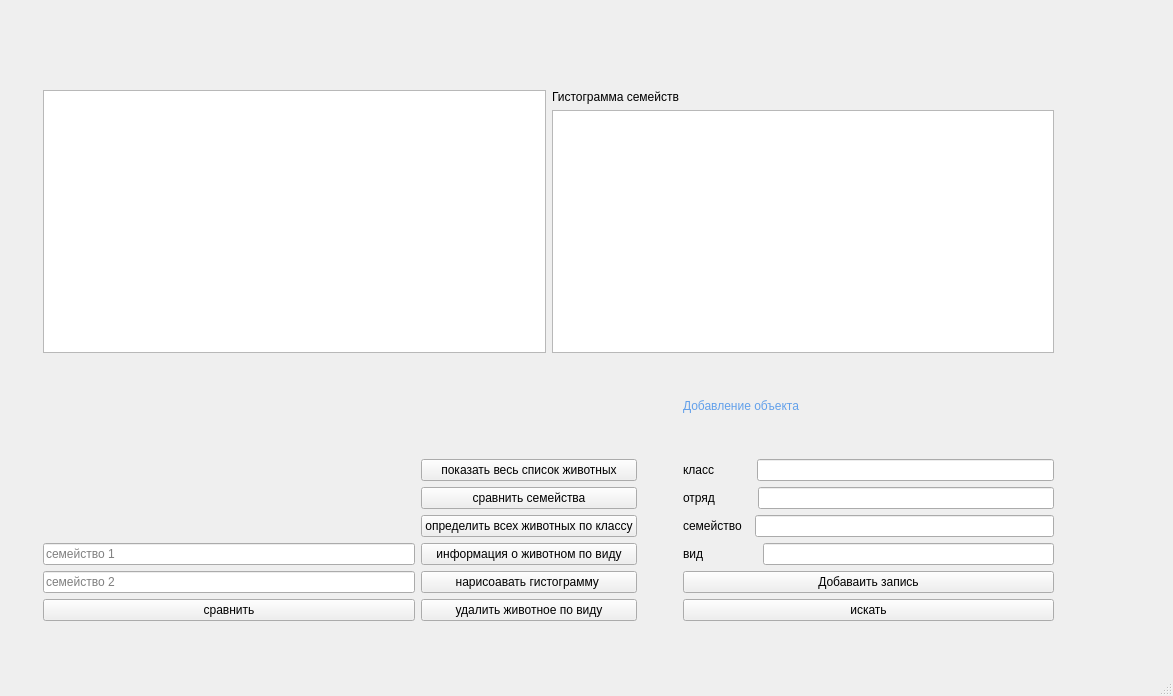
<?xml version="1.0" encoding="UTF-8"?>
<ui version="4.0">
 <class>MainWindow</class>
 <widget class="QMainWindow" name="MainWindow">
  <property name="geometry">
   <rect>
    <x>0</x>
    <y>0</y>
    <width>1173</width>
    <height>696</height>
   </rect>
  </property>
  <property name="windowTitle">
   <string>MainWindow</string>
  </property>
  <property name="styleSheet">
   <string notr="true"/>
  </property>
  <widget class="QWidget" name="centralwidget">
   <widget class="QWidget" name="verticalLayoutWidget_3">
    <property name="geometry">
     <rect>
      <x>43</x>
      <y>90</y>
      <width>1011</width>
      <height>531</height>
     </rect>
    </property>
    <layout class="QVBoxLayout" name="verticalLayout_2">
     <item>
      <layout class="QHBoxLayout" name="horizontalLayout_8"/>
     </item>
     <item>
      <layout class="QHBoxLayout" name="horizontalLayout_12">
       <item>
        <widget class="QTextEdit" name="textEdit">
         <property name="focusPolicy">
          <enum>Qt::NoFocus</enum>
         </property>
         <property name="contextMenuPolicy">
          <enum>Qt::NoContextMenu</enum>
         </property>
         <property name="verticalScrollBarPolicy">
          <enum>Qt::ScrollBarAlwaysOff</enum>
         </property>
         <property name="horizontalScrollBarPolicy">
          <enum>Qt::ScrollBarAlwaysOff</enum>
         </property>
         <property name="sizeAdjustPolicy">
          <enum>QAbstractScrollArea::AdjustToContentsOnFirstShow</enum>
         </property>
        </widget>
       </item>
       <item>
        <layout class="QVBoxLayout" name="verticalLayout_4">
         <item>
          <widget class="QLabel" name="label_2">
           <property name="text">
            <string>Гистограмма семейств </string>
           </property>
          </widget>
         </item>
         <item>
          <widget class="QGraphicsView" name="graphicsView"/>
         </item>
        </layout>
       </item>
       <item>
        <layout class="QVBoxLayout" name="verticalLayout_6"/>
       </item>
      </layout>
     </item>
     <item>
      <layout class="QHBoxLayout" name="horizontalLayout_7">
       <item>
        <layout class="QVBoxLayout" name="verticalLayout_8">
         <item>
          <spacer name="verticalSpacer_2">
           <property name="orientation">
            <enum>Qt::Vertical</enum>
           </property>
           <property name="sizeHint" stdset="0">
            <size>
             <width>20</width>
             <height>40</height>
            </size>
           </property>
          </spacer>
         </item>
         <item>
          <layout class="QHBoxLayout" name="horizontalLayout_9">
           <item>
            <widget class="QLineEdit" name="sem1">
             <property name="placeholderText">
              <string>семейство 1</string>
             </property>
            </widget>
           </item>
          </layout>
         </item>
         <item>
          <layout class="QHBoxLayout" name="horizontalLayout_10">
           <item>
            <widget class="QLineEdit" name="sem2">
             <property name="placeholderText">
              <string>семейство 2</string>
             </property>
            </widget>
           </item>
          </layout>
         </item>
         <item>
          <widget class="QPushButton" name="compare">
           <property name="text">
            <string>сравнить</string>
           </property>
          </widget>
         </item>
        </layout>
       </item>
       <item>
        <layout class="QVBoxLayout" name="verticalLayout">
         <item>
          <spacer name="verticalSpacer">
           <property name="orientation">
            <enum>Qt::Vertical</enum>
           </property>
           <property name="sizeHint" stdset="0">
            <size>
             <width>20</width>
             <height>40</height>
            </size>
           </property>
          </spacer>
         </item>
         <item>
          <widget class="QPushButton" name="pushButton_6">
           <property name="text">
            <string>показать весь список животных</string>
           </property>
          </widget>
         </item>
         <item>
          <widget class="QPushButton" name="pushButton">
           <property name="text">
            <string>сравнить семейства</string>
           </property>
          </widget>
         </item>
         <item>
          <widget class="QPushButton" name="pushButton_7">
           <property name="text">
            <string>определить всех животных по классу</string>
           </property>
          </widget>
         </item>
         <item>
          <widget class="QPushButton" name="pushButton_5">
           <property name="text">
            <string>информация о животном по виду</string>
           </property>
          </widget>
         </item>
         <item>
          <widget class="QPushButton" name="pushButton_4">
           <property name="text">
            <string>нарисоавать гистограмму </string>
           </property>
          </widget>
         </item>
         <item>
          <widget class="QPushButton" name="pushButton_2">
           <property name="text">
            <string>удалить животное по виду</string>
           </property>
          </widget>
         </item>
        </layout>
       </item>
       <item>
        <spacer name="horizontalSpacer">
         <property name="orientation">
          <enum>Qt::Horizontal</enum>
         </property>
         <property name="sizeType">
          <enum>QSizePolicy::Preferred</enum>
         </property>
         <property name="sizeHint" stdset="0">
          <size>
           <width>40</width>
           <height>20</height>
          </size>
         </property>
        </spacer>
       </item>
       <item>
        <layout class="QHBoxLayout" name="horizontalLayout_6">
         <item>
          <layout class="QVBoxLayout" name="verticalLayout_3">
           <item>
            <layout class="QHBoxLayout" name="horizontalLayout_2">
             <item>
              <widget class="QLabel" name="label_6">
               <property name="enabled">
                <bool>true</bool>
               </property>
               <property name="styleSheet">
                <string notr="true">color:rgb(98, 160, 234);
font: 700 italic 14pt &quot;Cantarell&quot;;</string>
               </property>
               <property name="text">
                <string>&lt;html&gt;&lt;head/&gt;&lt;body&gt;                         Добавление объекта&lt;/body&gt;&lt;/html&gt;</string>
               </property>
              </widget>
             </item>
            </layout>
           </item>
           <item>
            <layout class="QHBoxLayout" name="horizontalLayout">
             <item>
              <widget class="QLabel" name="label">
               <property name="text">
                <string>класс           </string>
               </property>
              </widget>
             </item>
             <item>
              <widget class="QLineEdit" name="lineEdit">
               <property name="styleSheet">
                <string notr="true">font: 700 italic 11pt &quot;Cantarell&quot;;
font: italic 11pt &quot;Cantarell&quot;;</string>
               </property>
               <property name="placeholderText">
                <string/>
               </property>
              </widget>
             </item>
            </layout>
           </item>
           <item>
            <layout class="QHBoxLayout" name="horizontalLayout_5">
             <item>
              <widget class="QLabel" name="label_5">
               <property name="text">
                <string>отряд           </string>
               </property>
              </widget>
             </item>
             <item>
              <widget class="QLineEdit" name="lineEdit_6">
               <property name="styleSheet">
                <string notr="true">font: italic 11pt &quot;Cantarell&quot;;</string>
               </property>
              </widget>
             </item>
            </layout>
           </item>
           <item>
            <layout class="QHBoxLayout" name="horizontalLayout_4">
             <item>
              <widget class="QLabel" name="label_4">
               <property name="text">
                <string>семейство  </string>
               </property>
              </widget>
             </item>
             <item>
              <widget class="QLineEdit" name="lineEdit_5">
               <property name="styleSheet">
                <string notr="true">font: italic 11pt &quot;Cantarell&quot;;</string>
               </property>
              </widget>
             </item>
            </layout>
           </item>
           <item>
            <layout class="QHBoxLayout" name="horizontalLayout_3">
             <item>
              <widget class="QLabel" name="label_3">
               <property name="text">
                <string>вид                </string>
               </property>
              </widget>
             </item>
             <item>
              <widget class="QLineEdit" name="lineEdit_3">
               <property name="styleSheet">
                <string notr="true">font: italic 11pt &quot;Cantarell&quot;;</string>
               </property>
              </widget>
             </item>
            </layout>
           </item>
           <item>
            <widget class="QPushButton" name="pushButton_3">
             <property name="text">
              <string>Добаваить запись</string>
             </property>
            </widget>
           </item>
           <item>
            <widget class="QPushButton" name="find_btn">
             <property name="text">
              <string>искать</string>
             </property>
            </widget>
           </item>
          </layout>
         </item>
        </layout>
       </item>
      </layout>
     </item>
    </layout>
   </widget>
  </widget>
  <widget class="QMenuBar" name="menubar">
   <property name="geometry">
    <rect>
     <x>0</x>
     <y>0</y>
     <width>1173</width>
     <height>23</height>
    </rect>
   </property>
  </widget>
  <widget class="QStatusBar" name="statusbar"/>
 </widget>
 <resources/>
 <connections/>
</ui>
